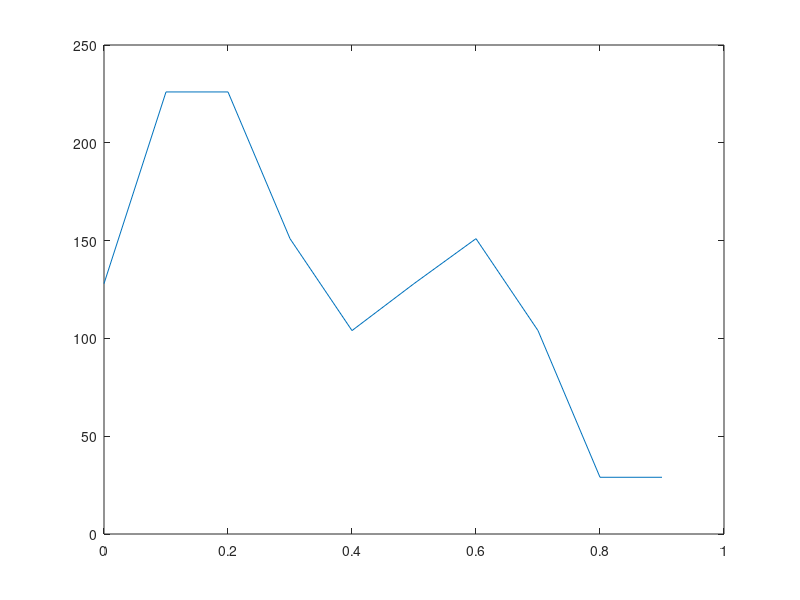

MATLAB code to generate this figure:
clc
clear
close all

N = 10;            %Numărul de valori generate
Te = 1/N;           %Perioada de eșanitionare
t = 0:Te:1-Te;      %se creează vectorul timp
s1 = sin(2*pi*t);    %se creează vectorul sinus
s2 = sin(4*pi*t);

s1 = s1 + 1;            %se trece s din domeniul [-1,1] în [0,2]
s1 = s1*127.5;        %se trece s din domeniul [0,2] în [0,255]
s2 = s2 + 1;            %se trece s din domeniul [-1,1] în [0,2]
s2 = s2*127.5;        %se trece s din domeniul [0,2] în [0,255]

s=(s1 + s2)/2;

s = round(s);       %se convertește din valori reale în întregi

for i=1:N
fprintf("%d, ", s(i));
end

plot(t,s)
